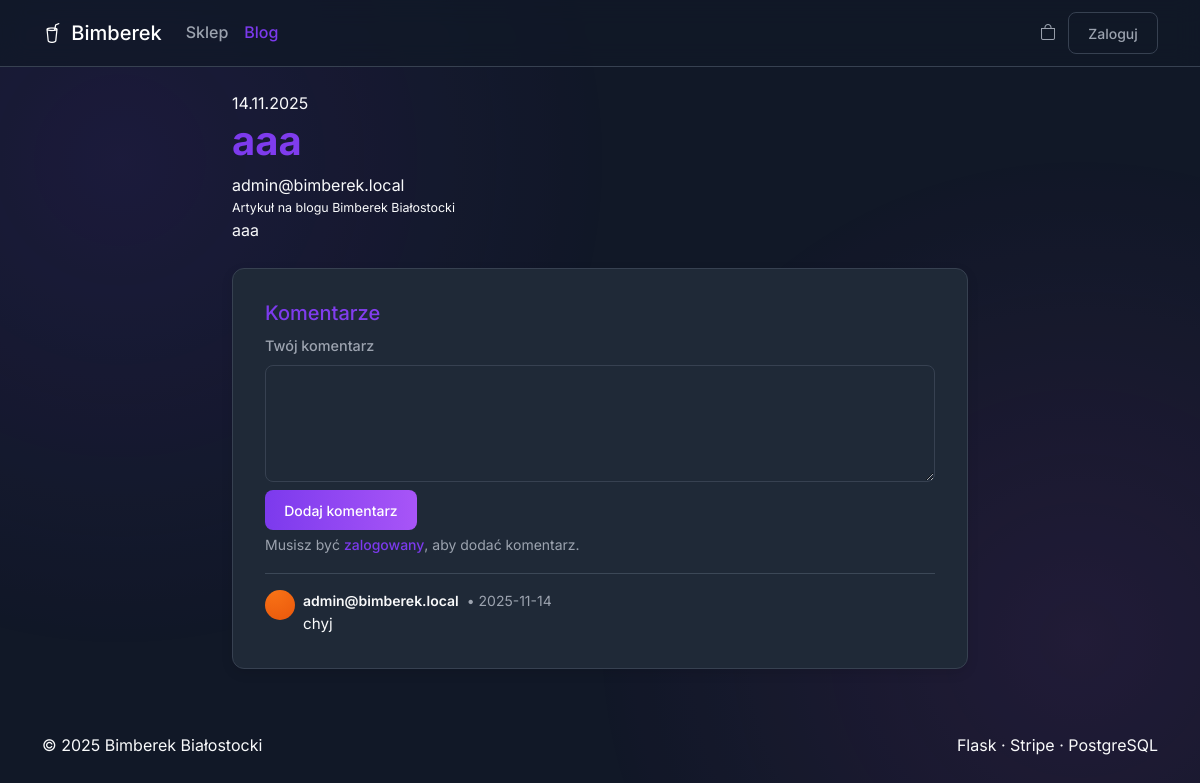
The page /blog/post/1/ on the database as committed earlier.
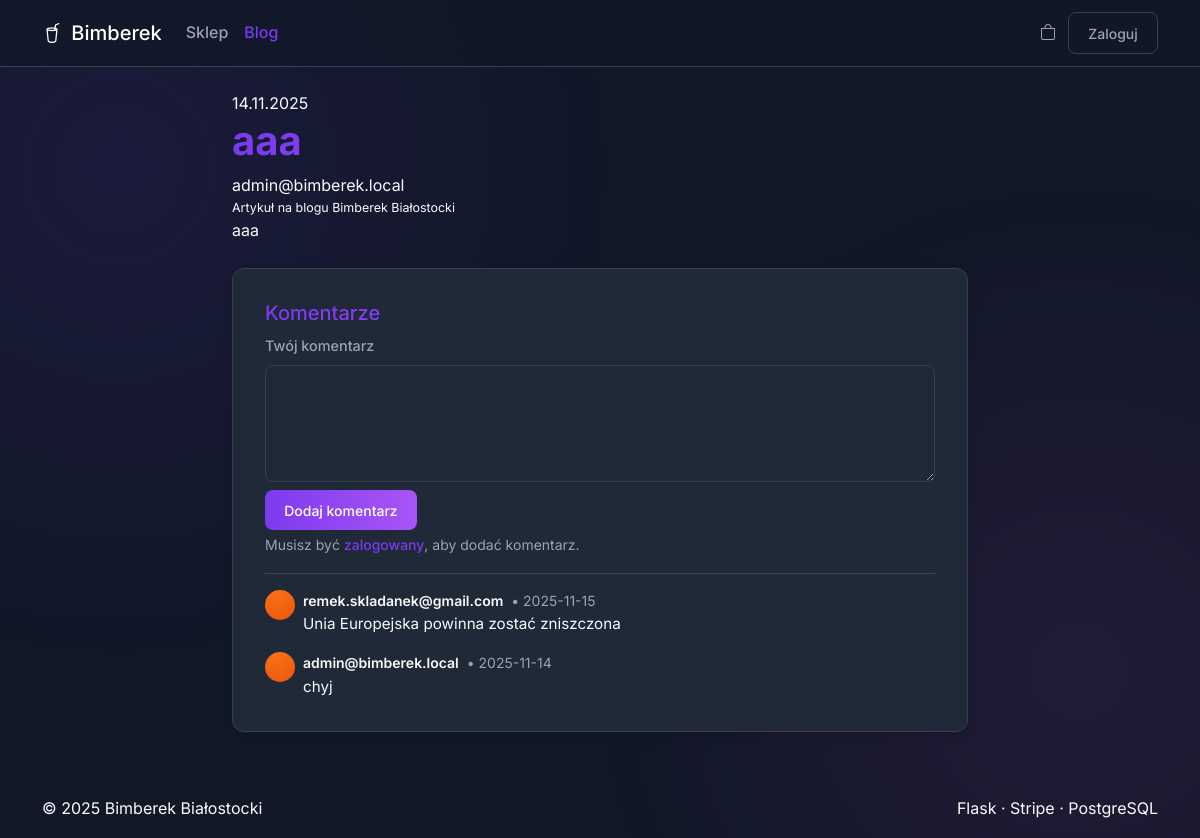
The same page on the database as committed later.
### app/models.py (models this page shows, shortened)
class Comment(db.Model):
    __tablename__ = "comments"
    id = db.Column(db.Integer, primary_key=True)
    content = db.Column(db.Text, nullable=False)
    status = db.Column(
        db.String(20),
        default="oczekuje",
    )  # oczekuje, zaakceptowany, odrzucony
    created_at = db.Column(db.DateTime, server_default=db.func.now())
    user_id = db.Column(db.Integer, db.ForeignKey("users.id"), nullable=False)
    product_id = db.Column(db.Integer, db.ForeignKey("products.id"), nullable=True)
    post_id = db.Column(db.Integer, db.ForeignKey("posts.id"), nullable=True)
    user = db.relationship("User")
    product = db.relationship("Product", back_populates="comments")
    post = db.relationship("Post", back_populates="comments")
    votes = db.relationship("CommentVote", back_populates="comment", lazy=True)

class User(db.Model, UserMixin):
    __tablename__ = "users"
    id = db.Column(db.Integer, primary_key=True)
    email = db.Column(db.String(120), unique=True, nullable=False)
    password_hash = db.Column(db.String(128), nullable=False)
    role = db.Column(db.String(20), default="user")  # user, moderator, admin
    google_id = db.Column(db.String(100), nullable=True)
    facebook_id = db.Column(db.String(100), nullable=True)
    theme_id = db.Column(db.Integer, db.ForeignKey("themes.id"), nullable=True)
    rank = db.Column(db.String(50), nullable=True)
    theme = db.relationship("Theme", back_populates="users")
    orders = db.relationship("Order", back_populates="user", lazy=True)

### app/blog/routes.py (the view, shortened to what this page needs)
@blog_bp.route("/post/<int:post_id>/", methods=["GET", "POST"])
def post_detail(post_id: int):
    try:
        post = Post.query.get_or_404(post_id)
    except OperationalError:
        return render_template("blog/post_detail.html", post=None), 404
    if post.status != "zaakceptowany":
        if not current_user.is_authenticated:
            abort(404)
        if not (is_admin(current_user) or current_user.id == post.author_id):
            abort(404)
    try:
        comments = (
            Comment.query.filter_by(post_id=post.id, status="zaakceptowany")
            .order_by(Comment.created_at.desc())
            .all()
        )
    except OperationalError:
        comments = []
    form = BlogCommentForm()
    try:
        prev_post = (
            Post.query.filter(
                Post.status == "zaakceptowany",
                Post.id < post.id,
            )
            .order_by(Post.id.desc())
            .first()
        )
        next_post = (
            Post.query.filter(
                Post.status == "zaakceptowany",
                Post.id > post.id,
            )
            .order_by(Post.id.asc())
            .first()
        )
    except OperationalError:
        prev_post = None
        next_post = None
    return render_template(
        "blog/post_detail.html",
        post=post,
        comments=comments,
        form=form,
        prev_post=prev_post,
        next_post=next_post,
    )

### app/blog/forms.py
class BlogCommentForm(FlaskForm):
    content = TextAreaField(
        "Twój komentarz",
        validators=[DataRequired(message="Komentarz nie może być pusty."), Length(min=3)],
    )
    submit = SubmitField("Dodaj komentarz")

### app/blog/templates/blog/post_detail.html (shortened to what this page needs)
{% extends "base.html" %}
{% block content %}
<div class="container my-3 blog-article-page">
  <div class="row justify-content-center">
    <div class="col-lg-9 col-xl-8">
      <article class="blog-article">
        <header>
          <div class="blog-article-meta">
            <span>
              {% if post.published_at %}
                {{ post.published_at.strftime('%d.%m.%Y') }}
              {% elif post.created_at %}
                {{ post.created_at.strftime('%d.%m.%Y') }}
              {% endif %}
            </span>
          </div>
          <h1 class="blog-article-title">{{ post.title }}</h1>
          <div class="blog-article-author">
            <div>
              <div>
                {% if post.author and (post.author.username or post.author.email) %}
                  {{ post.author.username or post.author.email }}
                {% else %}
                  Redakcja Bimberek
                {% endif %}
              </div>
              <div style="font-size:.78rem;">Artykuł na blogu Bimberek Białostocki</div>
            </div>
          </div>
        </header>
        <div class="blog-article-body">
          {% if post.content_html %}
            {{ post.content_html|safe }}
          {% else %}
            {{ post.content|safe }}
          {% endif %}
        </div>
      </article>
      {% if form is defined %}
      <div class="section-card section-pad mt-4">
        <h2 class="h5">Komentarze</h2>
        <form method="post" action="{{ url_for('blog.post_detail', post_id=post.id) }}">
          <div class="mb-2">
            {{ form.content.label(class="form-label") }}
            {{ form.content(class="form-control", rows=4) }}
          </div>
          <button type="submit" class="btn btn-primary btn-sm">
            Dodaj komentarz
          </button>
          {% if not current_user.is_authenticated %}
          <p class="small muted mt-1 mb-0">
            Musisz być <a href="{{ url_for('auth.login', next=request.url) }}">zalogowany</a>, aby dodać komentarz.
          </p>
          {% endif %}
        </form>
        {% if comments %}
          <hr style="border-color: rgba(148,163,184,.25);" class="my-3">
          <div class="d-flex flex-column gap-3">
            {% for c in comments %}
            <div class="d-flex gap-2">
              <div class="avatar" style="width: 30px; height: 30px; border-radius: 50%; background: radial-gradient(circle at 30% 0%,#f97316,#ea580c); flex-shrink: 0;"></div>
              <div>
                <div class="small">
                  <span class="fw-semibold">{{ c.user.username or c.user.email or 'Użytkownik' }}</span>
                  <span class="muted ms-1">
                    {% if c.created_at %}
                      • {{ c.created_at.strftime('%Y-%m-%d') }}
                    {% endif %}
                  </span>
                </div>
                <div class="blog-article-body p-0" style="font-size: 0.95rem;">
                  {{ c.content|safe }}
                </div>
              </div>
            </div>
            {% endfor %}
          </div>
        {% else %}
          <p class="muted small mb-0 mt-2">Brak komentarzy.</p>
        {% endif %}
      </div>
      {% endif %}
    </div>
  </div>
</div>
{% endblock %}

Rows that differ between the two databases and show on the page:
added Comment: user "remek.skladanek@gmail.com", created_at "2025-11-15", content "Unia Europejska powinna zostać zniszczona"
